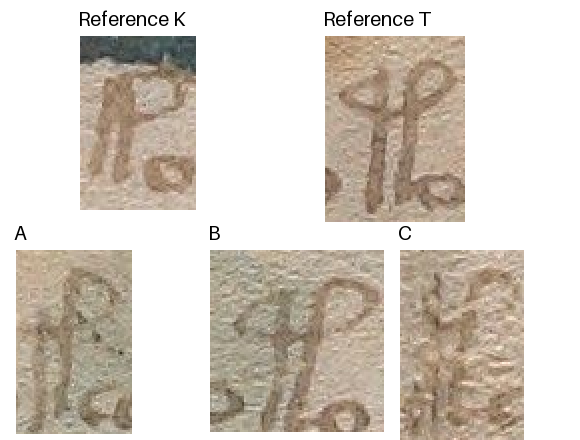

Write the Python code that produced this figure.
"""Recadrages de Beinecke MS 408, image 1006252. Coordonnées natives, origine en haut à gauche."""
from pathlib import Path
from PIL import Image, ImageDraw, ImageFont

HERE=Path(__file__).resolve().parent
im=Image.open(HERE/"f102v2-haut.jpg")
assert im.size==(2981,1450)

# Boîtes (gauche, haut, droite, bas), dans l'image Yale non redimensionnée.
boxes={
    "K":(1274,968,1332,1055),  # milieu de f102v2.12, après le o initial
    "T":(2211,469,2281,562),  # f102v2.8, après le o initial
    "A":(1342,453,1400,545),  # f102v2.6, après le o initial
    "B":(1795,453,1882,544),  # f102v2.7, après le o initial
    "C":(873,1110,935,1207), # f102v2.17, mot 2, signe haut
}
font=ImageFont.load_default(size=20)
board=Image.new("RGB",(580,440),"white")
draw=ImageDraw.Draw(board)
cards=(("K",70,6),("T",315,6),("A",6,220),("B",200,220),("C",390,220))
for code,x,y in cards:
    crop=im.crop(boxes[code])
    crop=crop.resize((crop.width*2,crop.height*2),Image.Resampling.NEAREST)
    board.paste(crop,(x+10,y+30))
    draw.text((x+8,y),("Reference "+code) if code in "KT" else code,fill="black",font=font)
board.save(HERE/"planche.png")

# Bande indépendante pour contrôler le rang des dessins ; aucun cadre ne recouvre l'encre.
region=(230,355,2850,880)
overview=im.crop(region)
pen=ImageDraw.Draw(overview)
for n,(x,y) in enumerate([(676,665),(924,628),(1145,580),(1337,637),
                         (1627,595),(2040,663),(2450,613)],214):
    pen.text((x-region[0],y-region[1]),str(n),fill="#7e192c",font=ImageFont.load_default(size=34),
             stroke_width=2,stroke_fill="#fff9ea")
for n,(x,y) in enumerate([(560,455),(808,459),(1020,449),(1350,408),
                          (1810,410),(2220,420),(2680,418)],3):
    pen.text((x-region[0],y-region[1]),"."+str(n),fill="#163b75",font=ImageFont.load_default(size=28),
             stroke_width=2,stroke_fill="#fff9ea")
overview.thumbnail((1450,530))
overview.save(HERE/"rangee.jpg",quality=93)
